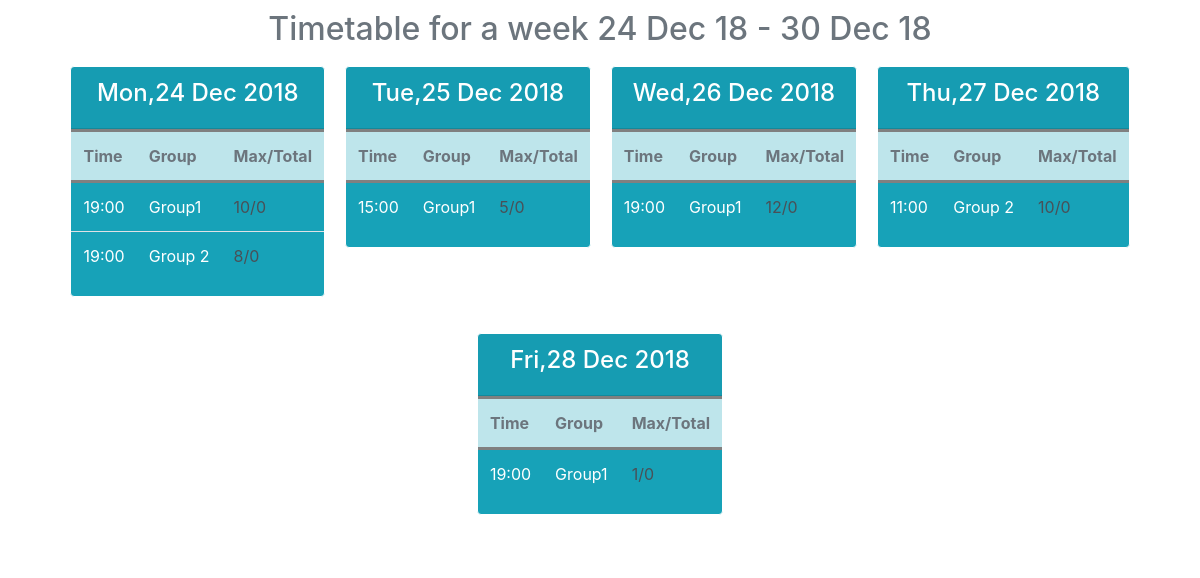
The app's page /timetable/timetable with its own data.
### timetable/models.py (models this page shows, shortened)
class TimeTable(models.Model):
    DAYS_OF_WEEK = (
    (0, 'Monday'),
    (1, 'Tuesday'),
    (2, 'Wednesday'),
    (3, 'Thursday'),
    (4, 'Friday'),
    (5, 'Saturday'),
    (6, 'Sunday'),)
    group       = models.ForeignKey(Group, on_delete=models.CASCADE, null=False)
    max_student = models.IntegerField()
    start_date  = models.DateField()
    finish_date = models.DateField(blank=True, null=True)
    days        = models.IntegerField(choices=DAYS_OF_WEEK)
    time        = models.TimeField()

### groups/models.py (models this page shows)
class Group(models.Model):
   name = models.CharField(max_length=255)
   def __str__(self):
        return self.name

### timetable/views.py (the view)
# urls.py: path('timetable', ShowTimetableView.as_view()),
class ShowTimetableView(View):
    def get(self, request):
        today = datetime.date.today()
        monday = today - datetime.timedelta(days=today.weekday())
        mon = monday.strftime("%Y-%m-%d")
        query = get_timetable_for_period(mon,mon)
        sun = monday+datetime.timedelta(days=6)
        dict_timetabl = {}
        for item in query:
            dayweek   = monday+datetime.timedelta(days=item.days)
            item.total = Attendance.objects.filter(day = dayweek, lessons = item).count()
            item.days = dayweek.strftime("%A")
            dayweek   = dayweek.strftime("%a,%d %b %Y")
            if dayweek in dict_timetabl:
               dict_timetabl[dayweek].append(item)
            else:
               dict_timetabl[dayweek] = [item]
        p = {'timetable_dict': dict_timetabl,
             'mon':monday.strftime("%#d %b %y"),
             'sun':sun.strftime("%#d %b %y"), }
        return HttpResponse(render(request, 'show-timetable.html',p))

### timetable/views.py (called while the page is built)
def get_timetable_for_period(start_date, finish_date, group = None,days = None,time = None):
    if group == None or days == None or time == None:
            timetable = TimeTable.objects.extra(where=['start_date<=%s',
                'finish_date>=%s OR finish_date is NULL'],
                 params=[start_date, finish_date], order_by = ['days'])
    else:
            timetable = TimeTable.objects.extra(where=['start_date<=%s',
                    'finish_date>=%s OR finish_date is NULL'],
                     params=[start_date, finish_date]).filter(group = group,
                     days = days, time = time).get()
    return timetable

### timetable/templates/show-timetable.html (shortened to what this page needs)
{% load staticfiles %}
<!DOCTYPE html>
<html lang="en">
<head>
    <link rel="stylesheet" href="https://stackpath.bootstrapcdn.com/bootstrap/4.1.3/css/bootstrap.min.css">
</head>
<body>
{% block content %}
<form method="GET">
<div class="border-10">
<div class="text-center text-muted">
  <h2>Timetable for a week {{mon}} - {{sun}} </h2>
</div>
<div class="row justify-content-center">
          {% for days, timetable in timetable_dict.items %}
          <div class="border-10">
          <div class="card text-white bg-info mb-3 border border-white ">
            <div class="card-header text-center"><h4>{{days}}</h4></div>
                       <table class="table table-hover">
                          <thead class="table-info  text-muted">
                                <tr class="border-2">
                                  <th>Time</th>
                                  <th>Group</th>
                                  <th>Max/Total</th>
                                </tr>
                          </thead>
                          <tbody>
                            {% for timetabl in timetable %}
                                <tr>
                                  <td>{{timetabl.time |date:"H:i"}}</td>
                                  <td>{{timetabl.group }}</td>
                                  <td ><a href="#"  data-toggle="modal" class="list-group-item-action"  onclick ="ShowModal( '{{timetabl.time |date:'H:i'}}' , '{{timetabl.group }}' ,'{{days}}','{{timetabl.max_student }}','{{timetabl.total}}')"  > {{timetabl.max_student }}/{{timetabl.total}} </a></td>
                                </tr>
                            {% endfor %}
                          </tbody>
                        </table>
                        </div>
                </div>
      {% endfor %}
 </div>
 </div>
</form>
{% endblock %}
</body>
</html>

### timetable/templates/show-timetable.html (style rules this page uses)
.border-10 { border-style:solid; border-width: 10px; border-color: white; }
.border-2 { border-style:solid; border-top-width: 3px; border-left-width: 0px; border-right-width: 0px; border-color: grey; }

### records on screen
TimeTable: days "Mon,24 Dec 2018", time "19:00", group "Group1", max_student "10", total "0"
TimeTable: time "19:00", group "Group 2", max_student "8", total "0"
TimeTable: days "Tue,25 Dec 2018", time "15:00", group "Group1", max_student "5", total "0"
TimeTable: days "Wed,26 Dec 2018", time "19:00", group "Group1", max_student "12", total "0"
TimeTable: days "Thu,27 Dec 2018", time "11:00", group "Group 2", max_student "10", total "0"
TimeTable: days "Fri,28 Dec 2018", time "19:00", group "Group1", max_student "1", total "0"

### other values on screen
{{ mon }} "24 Dec 18"
{{ sun }} "30 Dec 18"
